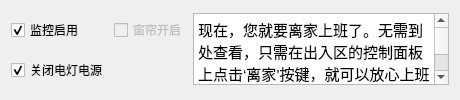
        <widget class="QWidget" name="tabScence6">
         <attribute name="title">
          <string>离家</string>
         </attribute>
         <layout class="QGridLayout" name="gridLayout_7">
          <item row="0" column="0">
           <widget class="QCheckBox" name="checkBox_33">
            <property name="enabled">
             <bool>true</bool>
            </property>
            <property name="acceptDrops">
             <bool>false</bool>
            </property>
            <property name="text">
             <string>监控启用</string>
            </property>
            <property name="checkable">
             <bool>true</bool>
            </property>
            <property name="checked">
             <bool>true</bool>
            </property>
           </widget>
          </item>
          <item row="0" column="1">
           <widget class="QCheckBox" name="checkBox_34">
            <property name="enabled">
             <bool>false</bool>
            </property>
            <property name="text">
             <string>窗帘开启</string>
            </property>
           </widget>
          </item>
          <item row="0" column="2" rowspan="2">
           <widget class="QTextBrowser" name="textBrowser_13">
            <property name="html">
             <string>&lt;!DOCTYPE HTML PUBLIC &quot;-//W3C//DTD HTML 4.0//EN&quot; &quot;http://www.w3.org/TR/REC-html40/strict.dtd&quot;&gt;
&lt;html&gt;&lt;head&gt;&lt;meta name=&quot;qrichtext&quot; content=&quot;1&quot; /&gt;&lt;style type=&quot;text/css&quot;&gt;
p, li { white-space: pre-wrap; }
&lt;/style&gt;&lt;/head&gt;&lt;body style=&quot; font-family:'文泉驿微米黑'; font-size:10pt; font-weight:400; font-style:normal;&quot;&gt;
&lt;p style=&quot; margin-top:0px; margin-bottom:0px; margin-left:0px; margin-right:0px; -qt-block-indent:0; text-indent:0px;&quot;&gt;&lt;span style=&quot; font-family:'Ubuntu'; font-size:11pt;&quot;&gt;现在，您就要离家上班了。无需到处查看，只需在出入区的控制面板上点击‘离家’按键，就可以放心上班去了。智能家居系统在设防的同时将会根据预先设定，关闭所有的灯光和相应的电器的电源，并将空调设为节能模式。&lt;/span&gt;&lt;/p&gt;&lt;/body&gt;&lt;/html&gt;</string>
            </property>
           </widget>
          </item>
          <item row="1" column="0">
           <widget class="QCheckBox" name="checkBox_35">
            <property name="enabled">
             <bool>true</bool>
            </property>
            <property name="acceptDrops">
             <bool>false</bool>
            </property>
            <property name="text">
             <string>关闭电灯电源</string>
            </property>
            <property name="checkable">
             <bool>true</bool>
            </property>
            <property name="checked">
             <bool>true</bool>
            </property>
           </widget>
          </item>
         </layout>
        </widget>
